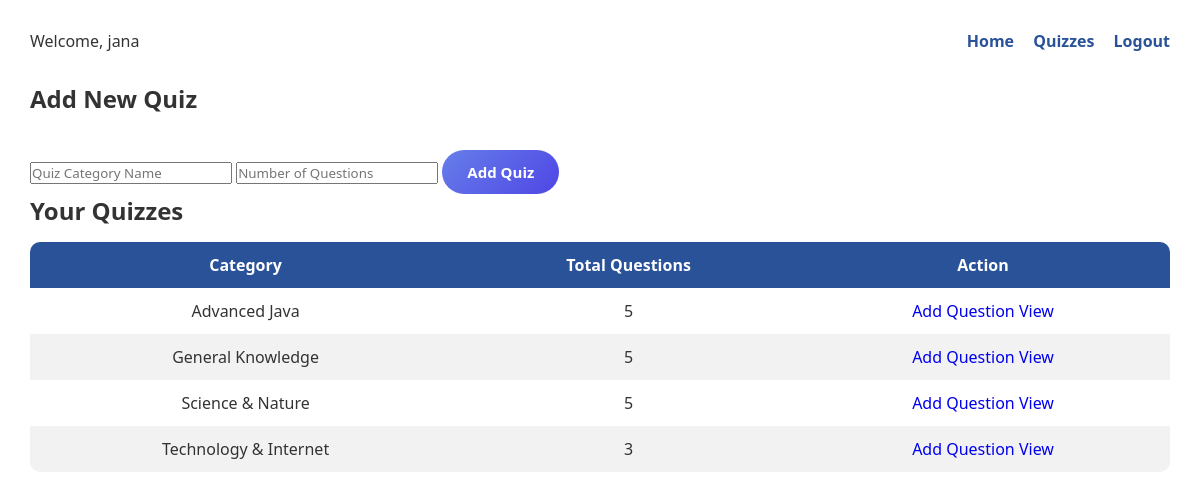
The app's page /dashboard/host (signed in) with its own data.
### models.py (models this page shows, shortened)
class User(UserMixin, db.Model):
    __tablename__ = "user"
    id = db.Column(db.Integer, primary_key=True)
    username = db.Column(db.String(100), unique=True, nullable=False)
    email = db.Column(db.String(150), unique=True, nullable=False)
    password = db.Column(db.String(200), nullable=False)
    role = db.Column(db.String(20), nullable=False)  # host / player
    quizzes = db.relationship(
        "Quiz",
        backref="creator",
        lazy=True,
        cascade="all, delete"
    )
    scores = db.relationship(
        "Score",
        backref="player",   # access using score.player
        lazy=True,
        cascade="all, delete"
    )

class Quiz(db.Model):
    __tablename__ = "quiz"
    id = db.Column(db.Integer, primary_key=True)
    title = db.Column(db.String(200), nullable=False)
    duration = db.Column(db.Integer, nullable=False)
    created_at = db.Column(
        db.DateTime,
        default=datetime.utcnow,
        nullable=False
    )
    creator_id = db.Column(
        db.Integer,
        db.ForeignKey("user.id", ondelete="CASCADE"),
        nullable=False
    )
    questions = db.relationship(
        "Question",
        backref="quiz",
        lazy=True,
        cascade="all, delete-orphan"
    )
    scores = db.relationship(
        "Score",
        backref="quiz",
        lazy=True,
        cascade="all, delete"
    )

### app.py (the view)
@app.route("/dashboard/host")
@login_required
def dashboard_host():
    if current_user.role != "host":
        flash("Access Denied!", "danger")
        return redirect(url_for("home"))
    quizzes = Quiz.query.filter_by(
        creator_id=current_user.id
    ).order_by(Quiz.created_at.desc()).all()
    return render_template(
        "dashboard_host.html",
        username=current_user.username,
        quizzes=quizzes
    )

### app.py (called while the page is built)
@login_manager.user_loader
def load_user(user_id):
    return User.query.get(int(user_id))

### templates/dashboard_host.html
{% extends "layout.html" %}
{% block content %}
<div class="host-wrapper">
    <div class="top-bar">
        <div class="welcome">
            Welcome, {{ username }}
        </div>
        <div class="nav-links">
            <a href="{{ url_for('dashboard_host') }}">Home</a>
            <a href="{{ url_for('host_quizzes') }}">Quizzes</a>
            <a href="{{ url_for('logout') }}">Logout</a>
        </div>
    </div>
    <div class="add-quiz-box">
        <h2>Add New Quiz</h2>
        <form method="POST" action="{{ url_for('create_quiz') }}">
            <input type="text" name="title" placeholder="Quiz Category Name" required>
            <input type="number" name="duration" placeholder="Number of Questions" required>
            <button type="submit" class="btn-add">Add Quiz</button>
        </form>
    </div>
    <div class="quiz-list">
        <h2>Your Quizzes</h2>
        {% if quizzes %}
        <table>
            <thead>
                <tr>
                    <th>Category</th>
                    <th>Total Questions</th>
                    <th>Action</th>
                </tr>
            </thead>
            <tbody>
                {% for quiz in quizzes %}
                <tr>
                    <td>{{ quiz.title }}</td>
                    <td>{{ quiz.questions|length }}</td>
                    <td>
                        <a href="{{ url_for('add_question', quiz_id=quiz.id) }}"
                           class="btn-edit">
                            Add Question
                        </a>
                        <a href="{{ url_for('view_quiz', quiz_id=quiz.id) }}"
                           class="btn-edit">
                            View
                        </a>
                    </td>
                </tr>
                {% endfor %}
            </tbody>
        </table>
        {% else %}
            <p>No quizzes created yet.</p>
        {% endif %}
    </div>
</div>
{% endblock %}

### templates/layout.html (shortened to what this page needs)
<!DOCTYPE html>
<html>
<head>
    <link rel="stylesheet" href="{{ url_for('static', filename='css/style.css') }}">
</head>
<body>
{% block content %}{% endblock %}
</body>
</html>

### static/css/style.css (style rules this page uses)
* { margin: 0; padding: 0; box-sizing: border-box; font-family: 'Segoe UI', sans-serif; }
body { background: linear-gradient(135deg, #1e3c72, #2a5298); min-height: 100vh; color: #333; }
h1, h2, h3 { margin-bottom: 15px; }
a { text-decoration: none; }
body { margin: 0; font-family: 'Segoe UI', sans-serif; background: linear-gradient(135deg, #667eea, #764ba2); min-height: 100vh; }
.dashboard-wrapper, .host-wrapper, .admin-wrapper { padding: 30px; background: white; min-height: 100vh; }
.top-nav, .top-bar, .admin-top-bar { display: flex; justify-content: space-between; margin-bottom: 30px; }
.nav-links a { margin-left: 15px; font-weight: 600; color: #2a5298; }
table { width: 100%; border-collapse: collapse; background: white; border-radius: 10px; overflow: hidden; }
thead { background: #2a5298; color: white; }
th, td { padding: 12px; text-align: center; }
tbody tr:nth-child(even) { background: #f2f2f2; }
body { background: linear-gradient(135deg, #eef2ff, #dbeafe); font-family: 'Segoe UI', sans-serif; }
button[type="submit"] { padding: 12px 25px; background: linear-gradient(135deg, #667eea, #4f46e5); color: white; border: none; border-radius: 30px; cursor: pointer; font-weight: 600; font-size: 15px; margin-top: 20px; transition: 0.3s; }

### records on screen
User: username "jana"
Quiz: title "Advanced Java", questions|length "5"
Quiz: title "General Knowledge", questions|length "5"
Quiz: title "Science & Nature", questions|length "5"
Quiz: title "Technology & Internet", questions|length "3"
